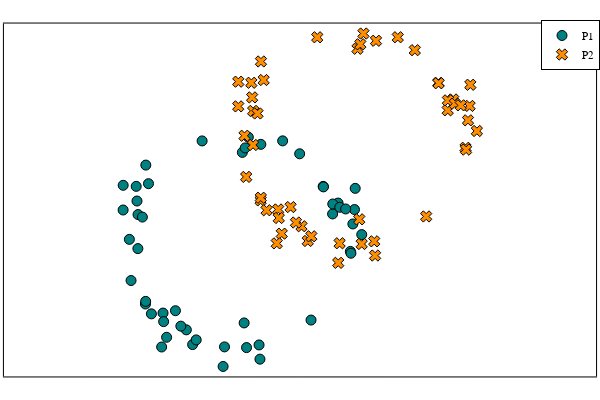

The cell this chart's notebook holds for it:
### Markdown cell above
# 2. Two circles (without shared features)

### Code cell
# large moved
large_moved = large .+ 2
plot_P_Q(large, large_moved; 
        P_label = "P1", 
        Q_label = "P2",
        aspect_ratio = :equal, )

### Figure 1 — Plotly figure (JSON) as saved in the notebook; plotly's stock layout.template omitted (floating-point values rounded to 4 significant figures)
{"data": [{"colorbar": {"len": 0.9803, "title": "", "x": 0.9934, "y": 0.5}, "legendgroup": "P1", "marker": {"color": "rgba(0, 129, 129, 1.000)", "line": {"color": "rgba(0, 0, 0, 1.000)", "width": 1}, "size": 10, "symbol": "circle"}, "mode": "markers", "name": "P1", "showlegend": true, "type": "scatter", "x": [-1.301, -1.995, 1.739, -1.601, -1.607, 2.037, 1.953, -1.503, -1.994, 1.644, -1.736, -1.886, 0.3819, -0.7875, -0.2338, -1.66, 0.1074, 0.3975, 0.3664, -0.2581, -1.554, -1.739, -1.603, -1.086, 1.072, -1.767, 1.647, 1.48, 1.769, 1.485, -1.754, 1.963, 2.15, -1.857, -0.8965, -0.7254, 1.269, 2.024, -0.6227, -1.239, 0.07636, 0.7762, 0.1257, 1.87, -1.326, -1.291, 0.1798, 0.1492, 1.996, -0.9919], "xaxis": "x", "y": [-1.282, 0.7072, 0.8408, 1.574, -1.108, 1.124, -0.09201, -1.297, 1.184, 0.631, 0.6193, 0.1402, -2.172, -1.891, -1.935, 0.5704, -1.473, 1.974, -1.897, -2.313, 1.216, -0.03799, -1.056, -1.236, 1.792, 1.163, 0.8233, 1.163, 0.7592, 1.153, 0.8806, -0.1276, 0.2323, -0.6541, -1.606, -1.8, -1.417, 0.7156, 2.041, -1.75, 1.819, 2.041, 1.906, 0.7269, -1.937, -1.447, 2.113, -1.949, 0.4379, -1.534], "yaxis": "y"}, {"colorbar": {"len": 0.9803, "title": "", "x": 0.9934, "y": 0.5}, "legendgroup": "P2", "marker": {"color": "rgba(255, 141, 0, 1.000)", "line": {"color": "rgba(0, 0, 0, 1.000)", "width": 1}, "size": 10, "symbol": "x"}, "mode": "markers", "name": "P2", "showlegend": true, "type": "scatter", "x": [0.6985, 0.005075, 3.739, 0.3994, 0.3932, 4.037, 3.953, 0.4965, 0.00597, 3.644, 0.2643, 0.1136, 2.382, 1.212, 1.766, 0.3396, 2.107, 2.398, 2.366, 1.742, 0.4459, 0.2614, 0.3966, 0.9142, 3.072, 0.2325, 3.647, 3.48, 3.769, 3.485, 0.2461, 3.963, 4.15, 0.1429, 1.103, 1.275, 3.269, 4.024, 1.377, 0.7608, 2.076, 2.776, 2.126, 3.87, 0.6742, 0.7089, 2.18, 2.149, 3.996, 1.008], "xaxis": "x", "y": [0.7178, 2.707, 2.841, 3.574, 0.8923, 3.124, 1.908, 0.7026, 3.184, 2.631, 2.619, 2.14, -0.1719, 0.1094, 0.06503, 2.57, 0.5274, 3.974, 0.1029, -0.3128, 3.216, 1.962, 0.9436, 0.7636, 3.792, 3.163, 2.823, 3.163, 2.759, 3.153, 2.881, 1.872, 2.232, 1.346, 0.3937, 0.1999, 0.5827, 2.716, 4.041, 0.2503, 3.819, 4.041, 3.906, 2.727, 0.06313, 0.5529, 4.113, 0.05138, 2.438, 0.4656], "yaxis": "y"}], "layout": {"annotations": [], "height": 400, "legend": {"bgcolor": "rgba(255, 255, 255, 1.000)", "bordercolor": "rgba(0, 0, 0, 1.000)", "borderwidth": 1, "font": {"color": "rgba(0, 0, 0, 1.000)", "family": "sans-serif", "size": 11}, "title": {"font": {"color": "rgba(0, 0, 0, 1.000)", "family": "sans-serif", "size": 15}, "text": ""}, "tracegroupgap": 0, "traceorder": "normal", "x": 1, "xanchor": "auto", "y": 1, "yanchor": "auto"}, "margin": {"b": 20, "l": 0, "r": 0, "t": 20}, "paper_bgcolor": "rgba(255, 255, 255, 1.000)", "plot_bgcolor": "rgba(255, 255, 255, 1.000)", "showlegend": true, "width": 600, "xaxis": {"anchor": "y", "domain": [0.006562, 0.9934], "gridcolor": "rgba(0, 0, 0, 0.100)", "gridwidth": 0.5, "linecolor": "rgba(0, 0, 0, 1.000)", "mirror": true, "range": [-4.065, 6.221], "showgrid": true, "showline": true, "showticklabels": true, "tickangle": 0, "tickcolor": "rgb(0, 0, 0)", "tickfont": {"color": "rgba(0, 0, 0, 1.000)", "family": "sans-serif", "size": 11}, "tickmode": "array", "ticks": "inside", "ticktext": [], "tickvals": [], "title": "", "titlefont": {"color": "rgba(0, 0, 0, 1.000)", "family": "sans-serif", "size": 15}, "type": "-", "visible": true, "zeroline": false, "zerolinecolor": "rgba(0, 0, 0, 1.000)"}, "yaxis": {"anchor": "x", "domain": [0.009843, 0.9902], "gridcolor": "rgba(0, 0, 0, 0.100)", "gridwidth": 0.5, "linecolor": "rgba(0, 0, 0, 1.000)", "mirror": true, "range": [-2.506, 4.306], "showgrid": true, "showline": true, "showticklabels": true, "tickangle": 0, "tickcolor": "rgb(0, 0, 0)", "tickfont": {"color": "rgba(0, 0, 0, 1.000)", "family": "sans-serif", "size": 11}, "tickmode": "array", "ticks": "inside", "ticktext": [], "tickvals": [], "title": "", "titlefont": {"color": "rgba(0, 0, 0, 1.000)", "family": "sans-serif", "size": 15}, "type": "-", "visible": true, "zeroline": false, "zerolinecolor": "rgba(0, 0, 0, 1.000)"}}}
